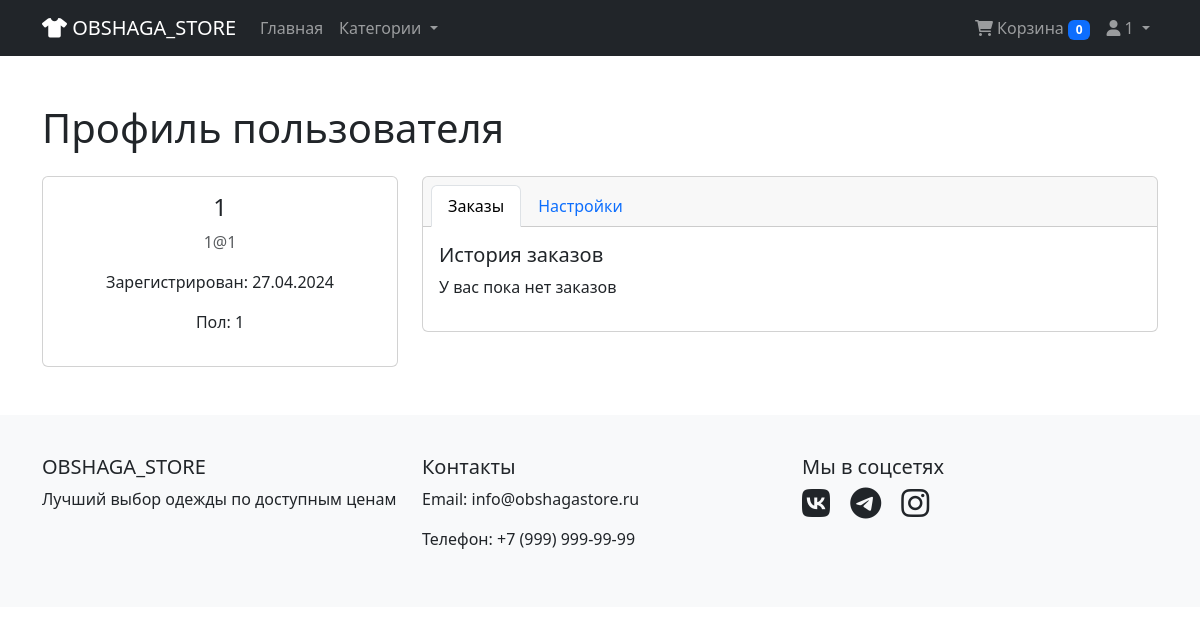
Screenshot of /profile (signed in) with the database file from the repository.
### data/users.py (models this page shows, shortened)
class User(SqlAlchemyBase, UserMixin, SerializerMixin):
    __tablename__ = 'users'
    id = sqlalchemy.Column(sqlalchemy.Integer,
                           primary_key=True, autoincrement=True)
    email = sqlalchemy.Column(sqlalchemy.String,
                              index=True, unique=True, nullable=True)
    hashed_password = sqlalchemy.Column(sqlalchemy.String, nullable=True)
    sity = sqlalchemy.Column(sqlalchemy.String, default='None', nullable=True)
    the_product_of_interest = sqlalchemy.Column(sqlalchemy.String, default='None', nullable=True)
    gender = sqlalchemy.Column(sqlalchemy.String, default='None', nullable=True)
    balance = sqlalchemy.Column(sqlalchemy.Integer, default=0, nullable=True)
    date_reg = sqlalchemy.Column(sqlalchemy.DateTime,
                                 default=datetime.datetime.now)
    user_invite = sqlalchemy.Column(sqlalchemy.Integer, default=0, nullable=True)
    is_invite = sqlalchemy.Column(sqlalchemy.Boolean, default=False, nullable=True)
    balance_friend = sqlalchemy.Column(sqlalchemy.Integer, default=0, nullable=True)
    all_balance_in = sqlalchemy.Column(sqlalchemy.Integer, default=0, nullable=True)
    all_balance_out = sqlalchemy.Column(sqlalchemy.Integer, default=0, nullable=True)
    is_bonus = sqlalchemy.Column(sqlalchemy.Boolean, default=False, nullable=True)
    is_admin = sqlalchemy.Column(sqlalchemy.Boolean, default=False, nullable=True)
    buy_list = orm.relationship("BuyItem", back_populates='user')
    want_buy_list = orm.relationship("WantBuyItem", back_populates='user')
    @property
    def username(self):
        return self.email.split('@')[0]  # Используем часть email до @ как username
    @property
    def created_at(self):
        return self.date_reg

### app.py (the view)
@app.route('/profile')
@login_required
def profile():
    db_sess = db_session.create_session()
    orders = db_sess.query(BuyItem).filter(BuyItem.id_user == current_user.id).all()
    return render_template("profile.html",
                           title='Профиль - FashionStore',
                           orders=orders,
                           current_user=current_user)

### app.py (called while the page is built)
@login_manager.user_loader
def load_user(user_id):
    db_sess = db_session.create_session()
    return db_sess.query(User).get(user_id)

### data/db_session.py (called while the page is built)
def create_session() -> Session:
    global __factory
    return __factory()

### templates/profile.html (shortened to what this page needs)
{% extends "layout.html" %}
{% block content %}
<div class="container mt-5">
    <h1 class="mb-4">Профиль пользователя</h1>
    <div class="row">
        <div class="col-md-4">
            <div class="card">
                <div class="card-body text-center">
                    <h4>{{ current_user.username }}</h4>
                    <p class="text-muted">{{ current_user.email }}</p>
                    <p>Зарегистрирован: {{ current_user.created_at.strftime('%d.%m.%Y') }}</p>
                    {% if current_user.gender and current_user.gender != 'None' %}
                        <p>Пол: {{ current_user.gender }}</p>
                    {% endif %}
                </div>
            </div>
        </div>
        <div class="col-md-8">
            <div class="card">
                <div class="card-header">
                    <ul class="nav nav-tabs card-header-tabs">
                        <li class="nav-item">
                            <a class="nav-link active" href="#orders" data-bs-toggle="tab">Заказы</a>
                        </li>
                        <li class="nav-item">
                            <a class="nav-link" href="#settings" data-bs-toggle="tab">Настройки</a>
                        </li>
                    </ul>
                </div>
                <div class="card-body">
                    <div class="tab-content">
                        <div class="tab-pane active" id="orders">
                            <h5>История заказов</h5>
                            {% if current_user.buy_list %}
                                {% for order in current_user.buy_list %}
                                <div class="card mb-3">
                                    <div class="card-body">
                                        <div class="d-flex justify-content-between">
                                            <h6>Заказ #{{ order.id }}</h6>
                                            <span class="badge bg-success">Завершен</span>
                                        </div>
                                        <p>Дата: {{ order.created_at.strftime('%d.%m.%Y %H:%M') if order.created_at else 'Не указана' }}</p>
                                        <p>Сумма: {{ order.price }} руб.</p>
                                    </div>
                                </div>
                                {% endfor %}
                            {% else %}
                                <p>У вас пока нет заказов</p>
                            {% endif %}
                        </div>
                    </div>
                </div>
            </div>
        </div>
    </div>
</div>
{% endblock %}

### templates/layout.html (shortened to what this page needs)
<!DOCTYPE html>
<html lang="ru">
<head>
    <link href="https://cdn.jsdelivr.net/npm/bootstrap@5.3.0/dist/css/bootstrap.min.css" rel="stylesheet">
    <link href="https://cdnjs.cloudflare.com/ajax/libs/font-awesome/6.0.0/css/all.min.css" rel="stylesheet">
</head>
<body>
    <nav class="navbar navbar-expand-lg navbar-dark bg-dark">
        <div class="container">
            <a class="navbar-brand" href="{{ url_for('index') }}">
                <i class="fas fa-tshirt"></i> OBSHAGA_STORE
            </a>
            <div class="collapse navbar-collapse" id="navbarNav">
                <ul class="navbar-nav me-auto">
                    <li class="nav-item">
                        <a class="nav-link" href="{{ url_for('index') }}">Главная</a>
                    </li>
                    <li class="nav-item dropdown">
                        <a class="nav-link dropdown-toggle" href="#" role="button" data-bs-toggle="dropdown">
                            Категории
                        </a>
                    </li>
                </ul>
                <ul class="navbar-nav">
                    {% if current_user.is_authenticated %}
                    <li class="nav-item">
                        <a class="nav-link" href="{{ url_for('cart') }}">
                            <i class="fas fa-shopping-cart"></i> Корзина
                            <span class="badge bg-primary" id="cart-count">0</span>
                        </a>
                    </li>
                    <li class="nav-item dropdown">
                        <a class="nav-link dropdown-toggle" href="#" role="button" data-bs-toggle="dropdown">
                            <i class="fas fa-user"></i> {{ current_user.username }}
                        </a>
                    </li>
                    {% endif %}
                </ul>
            </div>
        </div>
    </nav>
    <main>
        {% block content %}{% endblock %}
    </main>
    <footer class="footer mt-5">
        <div class="container">
            <div class="row">
                <div class="col-md-4">
                    <h5>OBSHAGA_STORE</h5>
                    <p>Лучший выбор одежды по доступным ценам</p>
                </div>
                <div class="col-md-4">
                    <h5>Контакты</h5>
                    <p>Email: info@obshagastore.ru</p>
                    <p>Телефон: +7 (999) 999-99-99</p>
                </div>
                <div class="col-md-4">
                    <h5>Мы в соцсетях</h5>
                    <div class="social-links">
                        <a href="#" class="text-dark me-3"><i class="fab fa-vk fa-2x"></i></a>
                        <a href="#" class="text-dark me-3"><i class="fab fa-telegram fa-2x"></i></a>
                        <a href="#" class="text-dark"><i class="fab fa-instagram fa-2x"></i></a>
                    </div>
                </div>
            </div>
        </div>
    </footer>
</body>
</html>

### templates/layout.html (style rules this page uses)
.footer { background-color: #f8f9fa; padding: 40px 0; }

### rows the page displays
User: username "1", email "1@1", created_at "27.04.2024", gender "1"
